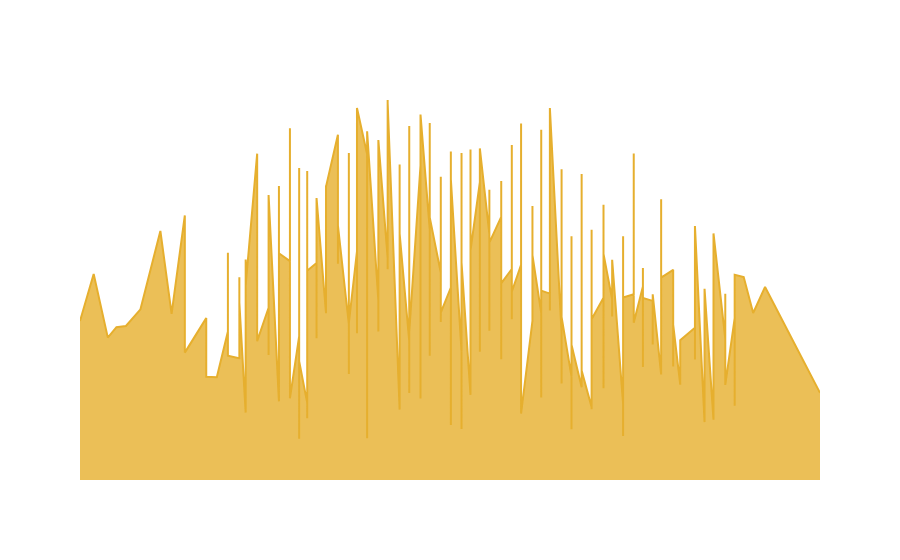

The cell this chart's notebook holds for it:
### Code cell
import plotly.graph_objects as go

fig = go.Figure()

fig.add_trace(go.Scatter(
    x=merged_df['LC_TEMP_QCL3'],
    y=merged_df['laeq'],
    mode='lines',
    fill='tozeroy',
    line=dict(color='#E6AF2E'),
    fillcolor='rgba(230, 175, 46, 0.8)',
    name='Noise',
    hovertemplate='Temperature: %{x:.1f}°C<br>Noise Level: %{y:.2f} dB(A)',
    hoverlabel=dict(namelength=0),
))

fig.update_layout(
    title=dict(
        text='How does the average noise level vary with temperature?',
        x=0.5,
        font=dict(color="white", size=24)
    ),
    xaxis=dict(
        title='Temperature (°C)',
        showgrid=True,
        zeroline=False,
        gridcolor='rgba(255, 255, 255, 0.1)',
        title_font=dict(color="white", size=18),
        tickfont=dict(color='white')
    ),
    yaxis=dict(
        title='Average noise level (dB(A))',
        showgrid=True,
        zeroline=True,
        gridcolor='rgba(255, 255, 255, 0.1)',
        title_font=dict(color="white", size=18),
        range=[45, merged_df['laeq'].max()],
        tickfont=dict(color='white')
    ),
    plot_bgcolor='rgba(0,0,0,0)',
    paper_bgcolor='rgba(0,0,0,0)',
    hovermode='x',
    legend=dict(
        font=dict(color='white')
    )
)

fig.show()

### Figure 1 — Plotly figure (JSON) as saved in the notebook; plotly's stock layout.template omitted (floating-point values rounded to 4 significant figures; data arrays with more than 128 entries replaced by an {"elided": "..."} marker saying what was removed)
{"data": [{"fill": "tozeroy", "fillcolor": "rgba(230, 175, 46, 0.8)", "hoverlabel": {"namelength": 0}, "hovertemplate": "Temperature: %{x:.1f}°C<br>Noise Level: %{y:.2f} dB(A)", "line": {"color": "#E6AF2E"}, "mode": "lines", "name": "Noise", "type": "scatter", "x": {"elided": "365 float values"}, "y": {"elided": "365 float values"}}], "layout": {"hovermode": "x", "legend": {"font": {"color": "white"}}, "paper_bgcolor": "rgba(0,0,0,0)", "plot_bgcolor": "rgba(0,0,0,0)", "title": {"font": {"color": "white", "size": 24}, "text": "Effect of Temperature on Noise", "x": 0.5}, "xaxis": {"gridcolor": "rgba(255, 255, 255, 0.1)", "showgrid": true, "tickfont": {"color": "white"}, "title": {"font": {"color": "white", "size": 18}, "text": "Temperature"}, "zeroline": false}, "yaxis": {"gridcolor": "rgba(255, 255, 255, 0.1)", "range": [45, 55.59], "showgrid": true, "tickfont": {"color": "white"}, "title": {"font": {"color": "white", "size": 18}, "text": "Average noise level (dB(A))"}, "zeroline": true}}}
